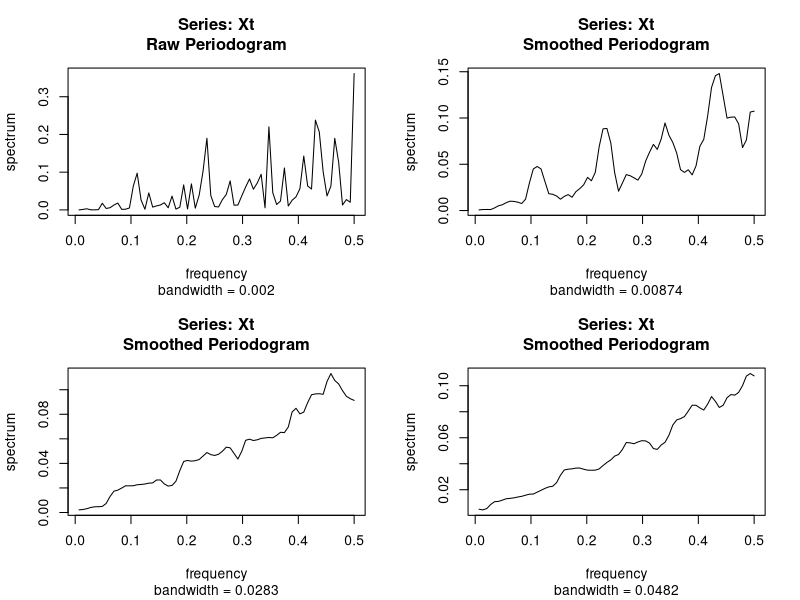
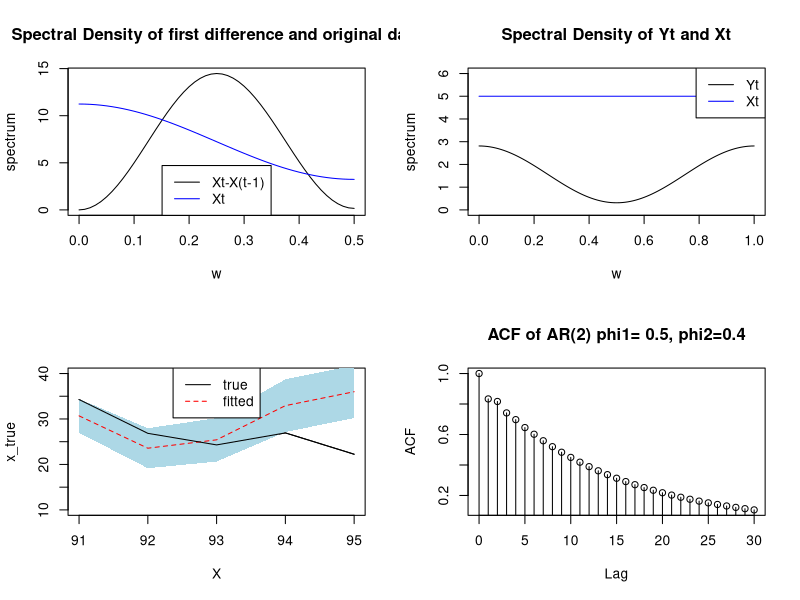
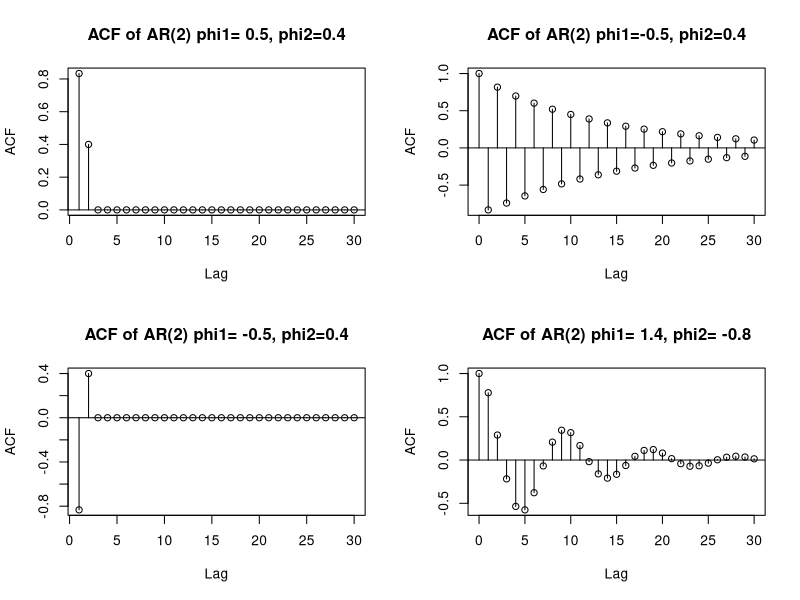
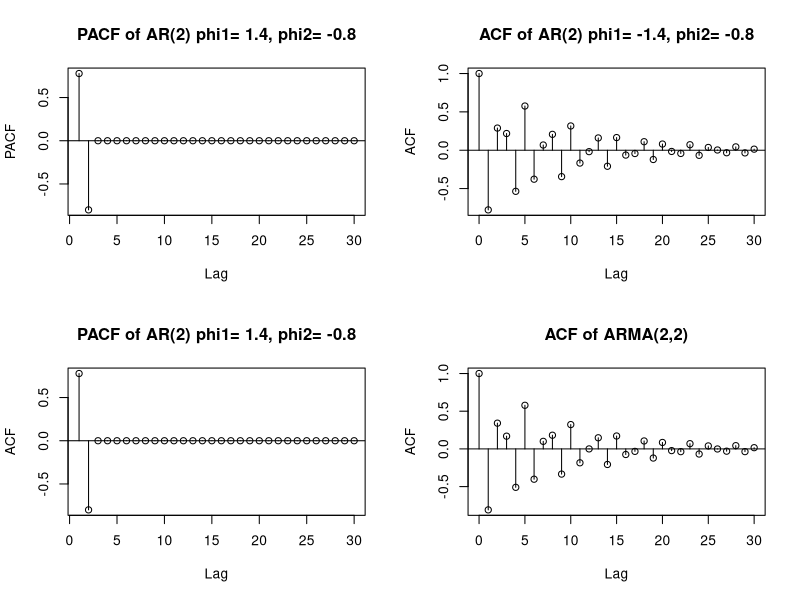
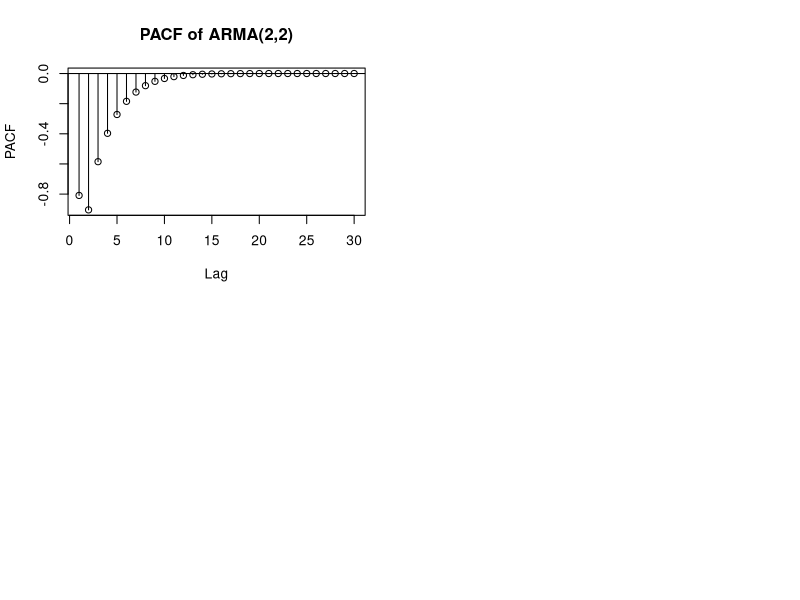

These figures' R source, in order:
## ---- chunk 1
knitr::opts_chunk$set(echo = FALSE)
## ---- chunk 2
library(tidyverse)
## ---- chunk 3
temperature = read.csv("GlobTempNASA_2020.csv", skip = 4)
colnames(temperature)
Xt = diff(temperature[,2])
par(mfrow = c(2, 2))
spec.pgram(Xt, log= "no")
spec.pgram(Xt, log = "no", spans = 5)
spec.pgram(Xt, log = "no", spans = 15)
spec.pgram(Xt, log = "no", spans = 25)
## ---- chunk 4
specselect=function(y,kmax){
# Obtains the values of the criterion function for
# obtaining the optimal number of neighbors for
# spectral density estimate for modified Daniell's method.
# input: y, observed series; kmax=max number of neighbors to
# be considered
# output: ctr - the criterion function
# output: kopt - the value of k at which the criterion function
# is minimized
ii=spec.pgram(y,log="no",plot=FALSE)

ii=ii$spec
cc=norm(as.matrix(ii),type="F")^2
ctr=rep(1,kmax) ###criterion function
for(k in 1:kmax) {
ss=2*k+1; kk=1/(2*k)
ff=spec.pgram(y,spans=ss,log="no",plot=FALSE)
fspec=ff$spec
ctr[k]=norm(as.matrix(ii-fspec),type="F")^2+kk*cc
}
kopt=which.min(ctr)
result=list(ctr=ctr,kopt=kopt)
return(result)
}

## ---- chunk 5

specselect(Xt,12)

## ---- chunk 6

w<-seq(0,0.5,by=0.01)

spec_diff<-7.28-0.08*cos(2*pi*w)-7.2*cos(4*pi*w)

spec_x<-7.24+4*cos(2*pi*w)

plot(w, spec_diff, type = "l", main = "Spectral Density of first difference and original data", ylab = "spectrum")
lines(w, spec_x, col = "blue")
legend("bottom",legend = c("Xt-X(t-1)","Xt"),
lty = c(1,1), col = c("black","blue"))

## ---- chunk 7

w<-seq(0,1,by=0.01)

spec_yt<-5*(5+4*cos(2*pi*w))/16

spec_xt<-5+0*w

plot(w, spec_yt, type = "l", main = "Spectral Density of Yt and Xt",
ylab = "spectrum",ylim=c(0,6))
lines(w, spec_xt, col = "blue")
legend("topright",legend = c("Yt","Xt"),
lty = c(1,1), col = c("black","blue"))


## ---- chunk 8
# question 4 part(a)
ar2 = arima.sim(list(order = c(2,0,0),ar = c(0.6266, -0.8941)), n = 90, sd = sqrt(3.622))
X89 = 34.716
X90 = 37.734
sigma2 = 3.622
mu = 30.043
X91  = 0.6266 * (X90 - mu) - 0.8941*(X89 - mu) + mu
X92 = 0.6266 * (X91 - mu) - 0.8941*(X90 - mu) + mu
X93  = 0.6266 * (X92 - mu) - 0.8941*(X91 - mu) + mu
X94  = 0.6266 * (X93 - mu) - 0.8941*(X92 - mu) + mu
X95  = 0.6266 * (X94 - mu) - 0.8941*(X93 - mu) + mu
c(X91, X92, X93, X94, X95)
## ---- chunk 9
# part(b)
coef = ARMAtoMA(ar = c(0.6266,-0.8941),lag.max = 4)
coef
var1 = sigma2
var2 = (1 + (coef[1])^2) *sigma2
var3 = (1 + (coef[2])^2 + (coef[1])^2 ) *sigma2
var4 = (1 + (coef[3])^2 + (coef[2])^2 + (coef[1])^2) *sigma2
var5 = (1 + (coef[4])^2 + (coef[3])^2 + (coef[2])^2 + (coef[1])^2 ) *sigma2
error = c(var1,var2,var3,var4,var5)
error
## ---- chunk 10
# part(c)
pm <- c(-1,1)
ci <- matrix(nrow=5,ncol=2)
xhat <- c(X91,X92,X93,X94,X95)
for (i in 1:5) {
ci[i,] <- xhat[i] + 1.96 * pm * sqrt(error[i])
}
ci
## ---- chunk 11
# part(d)
x_true <- c(34.272,26.838,24.295,26.937,22.241)
up <- ci[,2]
low <- ci[,1]
time <- 91:95 
plot(time, x_true, type = "l", ylim = c(10,40), xlab = "X")
polygon(c(91:95,95:91), c(up,rev(low)), col='lightblue', border=NA)
lines(time, xhat,lty=2,col="red")
lines(time, x_true)
legend("top", legend = c("true","fitted"), lty=c(1, 2), col = c("black","red"))
## ---- chunk 12
# 5(a) acf
r <- ARMAacf(ar = c(0.5,0.4), lag.max = 30, pacf = F)
l <- 0:30
{plot(l,r,type = "p",
main = "ACF of AR(2) phi1= 0.5, phi2=0.4", ylab = "ACF",xlab = "Lag")
segments(x0=l, y0=0, x1=l, y1=r)
abline(h=0)}
## ---- chunk 13
# 5(a) pacf
r<- ARMAacf(ar = c(0.5, 0.4), lag.max = 30, pacf = T) ##values
##to plot them:
l <- 1:30
{plot(l,r,type = "p",
main = "ACF of AR(2) phi1= 0.5, phi2=0.4", ylab = "ACF",xlab = "Lag")
segments(x0=l, y0=0, x1=l, y1=r)
abline(h=0)}
## ---- chunk 14
# 5(b) acf
r<- ARMAacf(ar = c(-0.5, 0.4), lag.max = 30, pacf = F) ##values
##to plot them:
l <- 0:30
{plot(l,r,type = "p",
main = "ACF of AR(2) phi1=-0.5, phi2=0.4", ylab = "ACF",xlab = "Lag")
segments(x0=l, y0=0, x1=l, y1=r)
abline(h=0)}
## ---- chunk 15
# 5(b) pacf
r<- ARMAacf(ar = c(-0.5, 0.4), lag.max = 30, pacf = T) ##values
##to plot them:
l <- 1:30
{plot(l,r,type = "p",
main = "ACF of AR(2) phi1= -0.5, phi2=0.4", ylab = "ACF",xlab = "Lag")
segments(x0=l, y0=0, x1=l, y1=r)
abline(h=0)}
## ---- chunk 16
# 5(c) acf
r<- ARMAacf(ar = c(1.4, -0.8), lag.max = 30, pacf = F) ##values
##to plot them:
l <- 0:30
{plot(l,r,type = "p",
main = "ACF of AR(2) phi1= 1.4, phi2= -0.8", ylab = "ACF",xlab = "Lag")
segments(x0=l, y0=0, x1=l, y1=r)
abline(h=0)}
## ---- chunk 17
# 5(c) pacf
r<- ARMAacf(ar = c(1.4, -0.8), lag.max = 30, pacf = T) ##values
##to plot them:
l <- 1:30
{plot(l,r,type = "p",
main = "PACF of AR(2) phi1= 1.4, phi2= -0.8", ylab = "PACF",xlab = "Lag")
segments(x0=l, y0=0, x1=l, y1=r)
abline(h=0)}
## ---- chunk 18
# 5(d) acf
r<- ARMAacf(ar = c(-1.4, -0.8), lag.max = 30, pacf = F) ##values
##to plot them:
l <- 0:30
{plot(l,r,type = "p",
main = "ACF of AR(2) phi1= -1.4, phi2= -0.8", ylab = "ACF",xlab = "Lag")
segments(x0=l, y0=0, x1=l, y1=r)
abline(h=0)}
## ---- chunk 19
# 5(d) pacf
r<- ARMAacf(ar = c(1.4, -0.8), lag.max = 30, pacf = T) ##values
##to plot them:
l <- 1:30
{plot(l,r,type = "p",
main = "PACF of AR(2) phi1= 1.4, phi2= -0.8", ylab = "ACF",xlab = "Lag")
segments(x0=l, y0=0, x1=l, y1=r)
abline(h=0)}
## ---- chunk 20
# 5(e) acf
p<- ARMAacf(ar = c(-1.4,-0.8), ma = c(-1.1, 0.3), lag.max = 30, pacf = F)
##plot
l <- 0:30 
{plot(l,p,type = "p",
main = "ACF of ARMA(2,2)", ylab = "ACF",xlab = "Lag")
segments(x0=l, y0=0, x1=l, y1=p)
abline(h=0)}
## ---- chunk 21
# 5(e) pacf
p<- ARMAacf(ar = c(-1.4,-0.8), ma = c(-1.1, 0.3), lag.max = 30, pacf = T)
##plot
l <- 1:30 
{plot(l,p,type = "p",
main = "PACF of ARMA(2,2)", ylab = "PACF",xlab = "Lag")
segments(x0=l, y0=0, x1=l, y1=p)
abline(h=0)}
